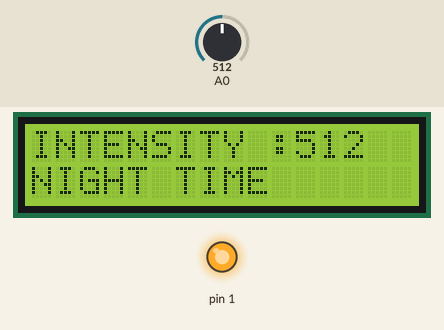
Recording of a sketch running on a simulated Arduino Uno, built with avr-gcc and run on an emulated ATmega328P. Parts: 16×2 character LCD, output pins drawn as LEDs (lit = HIGH). Inputs (shaded band) come from the test bench; at power-on: A0 = 512.

Above: at 2.2 s.
2.3 s: A0 set to 587
At 3.1 s:
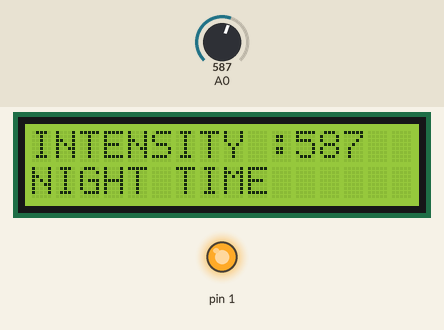
4.0 s: A0 set to 616
At 5.4 s:
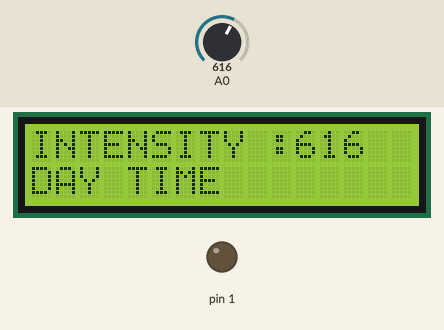
6.3 s: A0 set to 590
At 7.4 s:
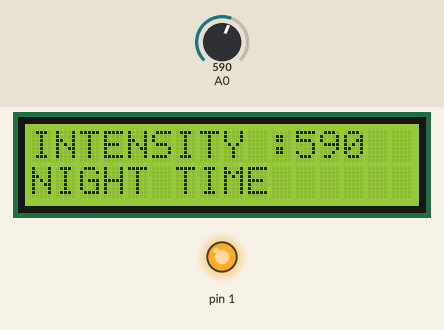
Timing chart, 0 to 9.3 s (numbered marks = the images above; inputs shaded):
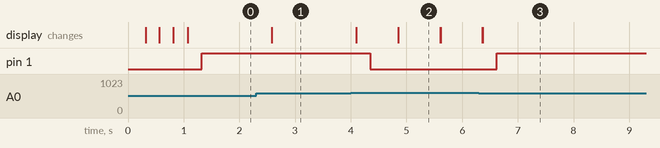

The sketch:

LightC.ino
```cpp
#include<LiquidCrystal.h>
LiquidCrystal lcd( 12,11,5,4,3,2);
void setup() {
pinMode(1,OUTPUT);
lcd.begin(16, 2);
lcd.print("INITIALISING");
delay(250);
lcd.print(".");
delay(250);
lcd.print(".");
delay(250);
lcd.print(".");
delay(250);
lcd.clear();
}

void loop() {
  int val=analogRead(A0);
  lcd.clear();
  lcd.setCursor(0,0);
  lcd.print("INTENSITY :");
  lcd.print(val);
  if(val>600){
     lcd.setCursor(0,1);
    lcd.print("DAY TIME");
    delay(250);
    digitalWrite(1,LOW);
    delay(500);
    lcd.clear();
  }else{
     lcd.setCursor(0,1);
    lcd.print("NIGHT TIME");
    delay(250);
    digitalWrite(1,HIGH);
    delay(500);
  }

}
```

Measured:
- the behaviour switches between 600 and 601 on A0 (found by bisection; images 1 and 2)
- after the input at 2.3 s, the display: changes after 0.28 s (image 1)
- after the input at 4.0 s, pin 1: HIGH → LOW after 0.35 s; the display: changes after 0.10 s (image 2)
- after the input at 6.3 s, pin 1: LOW → HIGH after 0.32 s; the display: first differs from a run without the input after 0.07 s (image 3)
- what the display in image 2 shows lasts 0.7 s, from 4.9 s to 5.6 s
